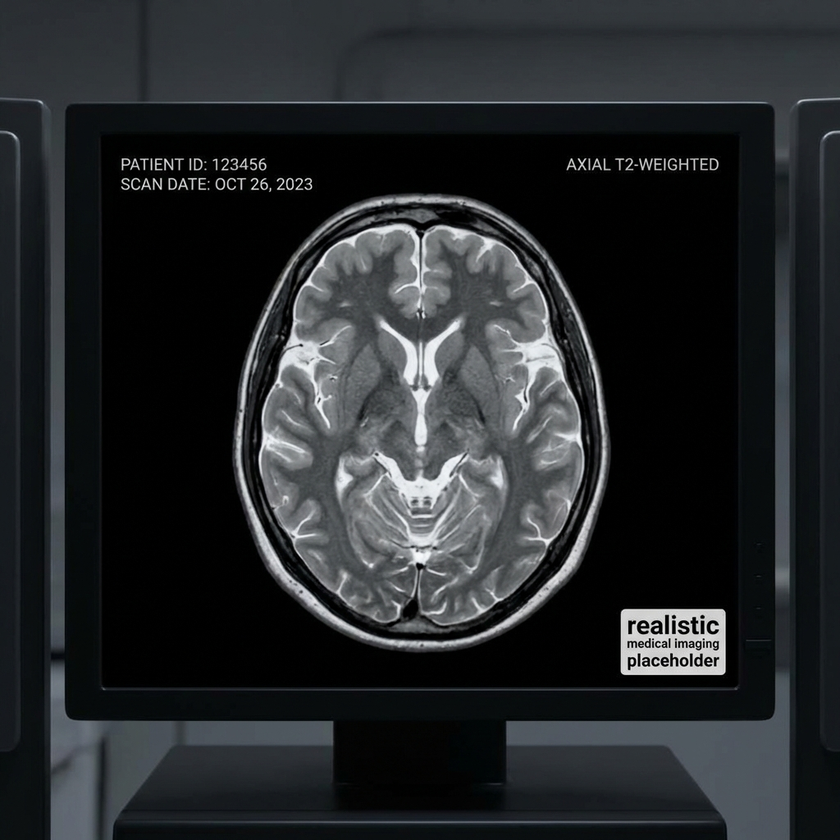
#> input picture NeuroVision-XAI/data/sample_mri.png, 840 x 840 px, shrunk from 1024 x 1024 before the run
$ python -i utils.py   (imports and definitions only)
#> lines starting #> are read from the running program, lines starting #| are printed output that depends on the picture
#> further down, picture is the input picture: shape (840, 840, 3); mean B, G, R 43.6, 41.3, 38.4
import cv2
import numpy as np

def preprocess_image(image):
    """
    Apply basic MRI preprocessing: Grayscale, Normalization, and CLAHE.
    """
    if len(image.shape) == 3:
        gray = cv2.cvtColor(image, cv2.COLOR_BGR2GRAY)
    else:
        gray = image

    # Apply CLAHE (Contrast Limited Adaptive Histogram Equalization)
    clahe = cv2.createCLAHE(clipLimit=2.0, tileGridSize=(8, 8))
    enhanced = clahe.apply(gray)

    # Normalize
    normalized = cv2.normalize(enhanced, None, 0, 255, cv2.NORM_MINMAX)

    return normalized

def generate_mock_heatmap(image):
    """
    Generate a mock XAI heatmap for demonstration purposes.
    In a real scenario, this would be Grad-CAM output.
    """
    # Create a dummy heatmap based on high-intensity regions
    # (a simple hack for demonstration)
    blurred = cv2.GaussianBlur(image, (15, 15), 0)
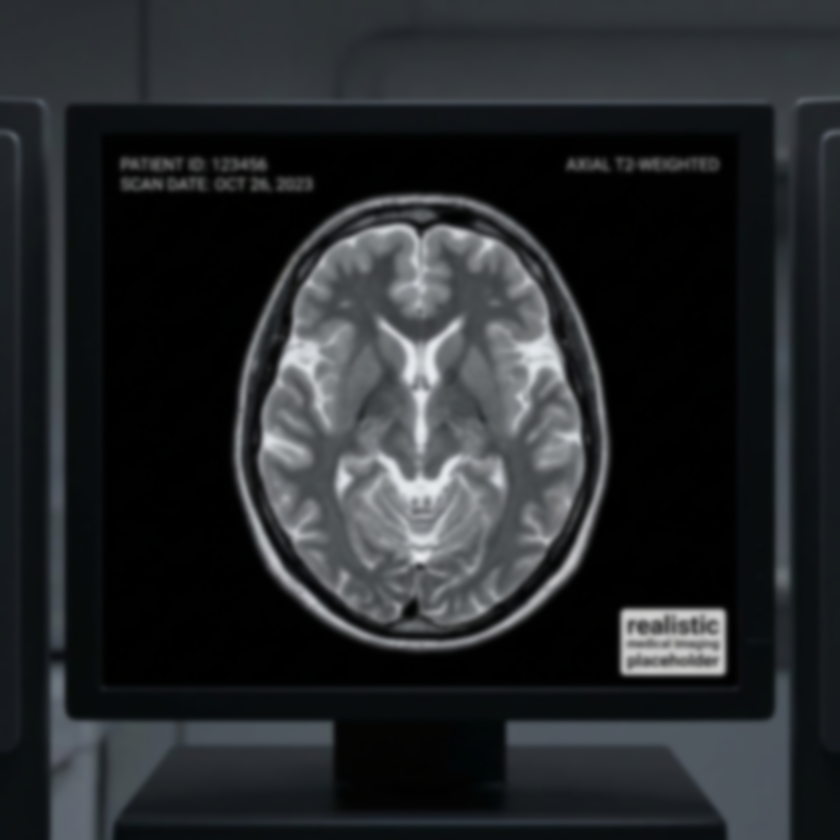
#> blurred: shape (840, 840, 3); mean B, G, R 43.6, 41.3, 38.4
    _, heatmap_mask = cv2.threshold(blurred, 200, 255, cv2.THRESH_BINARY)
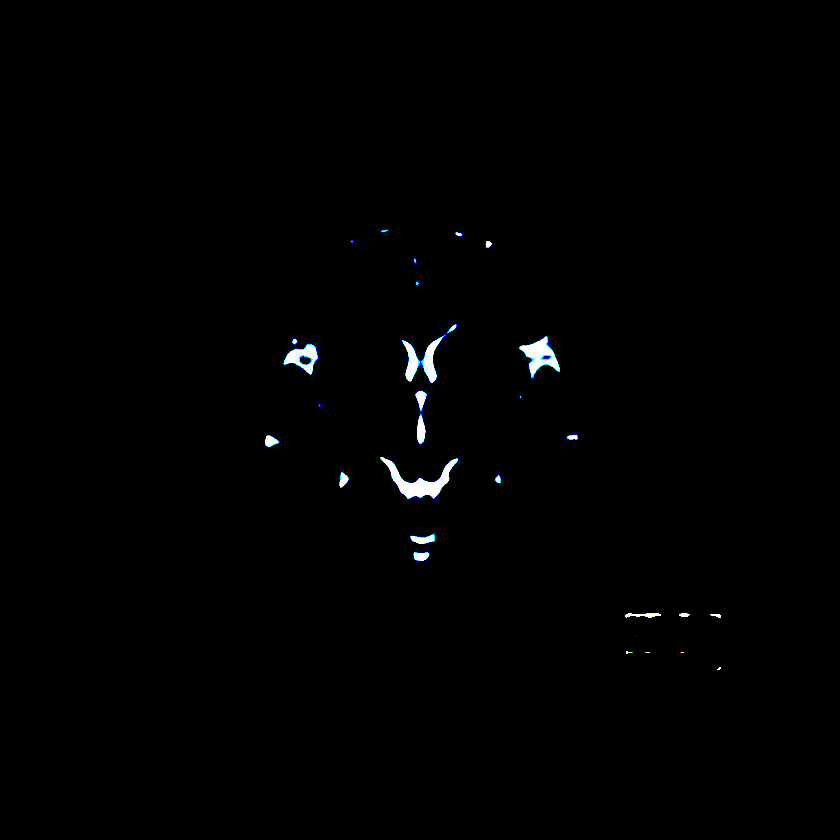
#> heatmap_mask: shape (840, 840, 3); mean B, G, R 1.7, 1.6, 1.4

    # Colorize the mask
    heatmap_color = cv2.applyColorMap(heatmap_mask, cv2.COLORMAP_JET)
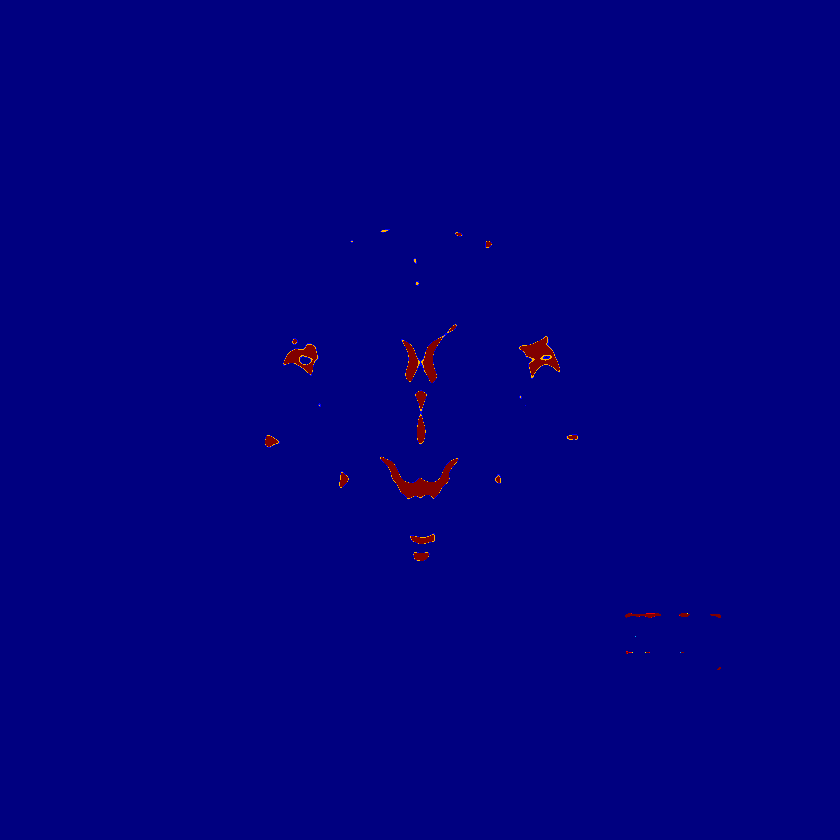
#> heatmap_color: shape (840, 840, 3); mean B, G, R 127.3, 0.1, 0.9

    # Overlay on original image
    if len(image.shape) == 2:
        image_color = cv2.cvtColor(image, cv2.COLOR_GRAY2BGR)
    else:
        image_color = image

    overlay = cv2.addWeighted(image_color, 0.7, heatmap_color, 0.3, 0)
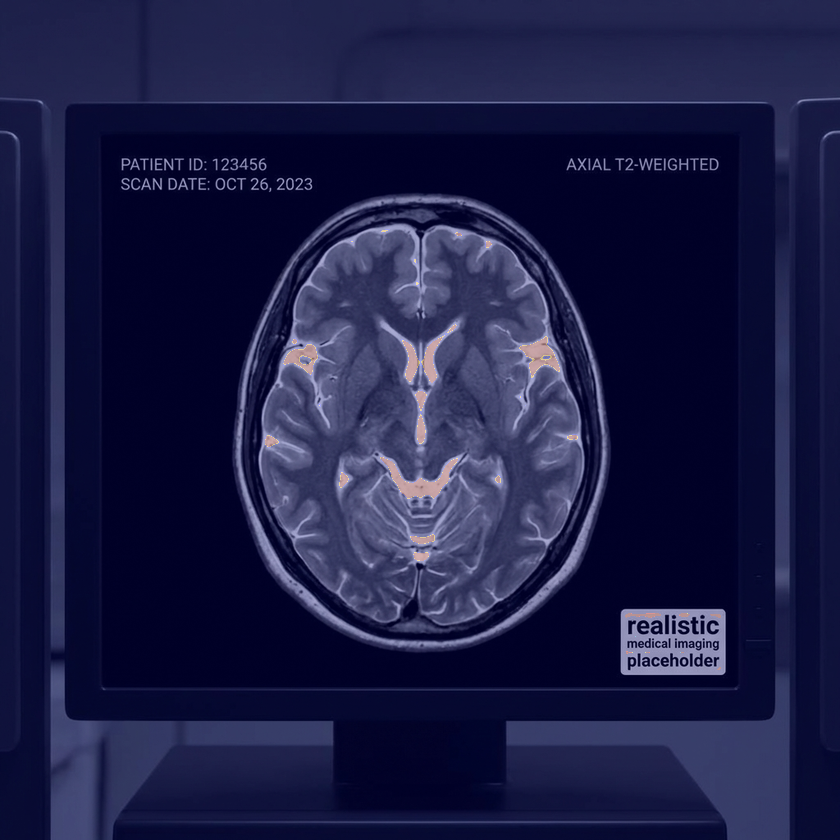
#> overlay: shape (840, 840, 3); mean B, G, R 68.6, 29, 27.2
    return overlay

>>> import cv2
>>> picture = cv2.imread('data/sample_mri.png')
>>> result = generate_mock_heatmap(picture)
